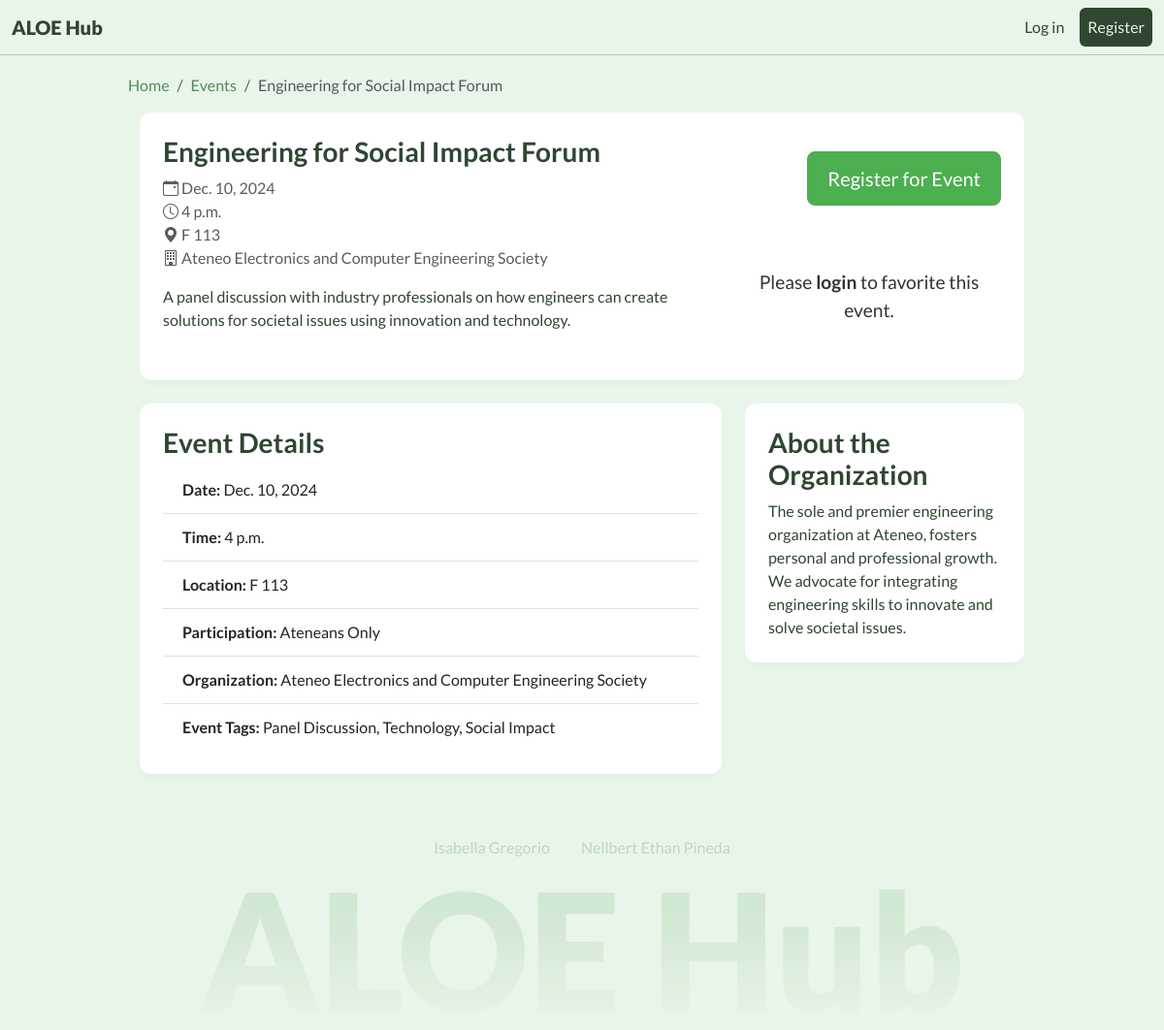
The app's page /events/2/ with its own data.
### events/models.py (models this page shows, shortened)
class Event(models.Model):
    PARTICIPATION_CHOICES = [
        ('everyone', 'Everyone'),
        ('members', 'Members Only'),
        ('ateneans', 'Ateneans Only'),
    ]
    title = models.CharField(max_length=200)
    description = models.TextField()
    date = models.DateField()
    time = models.TimeField()
    location = models.CharField(max_length=200)
    participation = models.CharField(max_length=10, choices=PARTICIPATION_CHOICES, default='everyone')
    favorited_by = models.ManyToManyField(User, related_name='favorited_events', blank=True)
    organized_by = models.ForeignKey(
        'organizations.Organization',
        on_delete=models.SET_NULL,
        null=True,
        blank=True,
        related_name='organized_events'
    )
    tags = models.ManyToManyField(Tag, related_name='events')
    created_at = models.DateTimeField(auto_now_add=True)
    updated_at = models.DateTimeField(auto_now=True)

### organizations/models.py (models this page shows, shortened)
class Organization(models.Model):
    COA = 'COA'
    LIONS = 'LIONS'
    OTHER = 'OTHER'
    CATEGORY_CHOICES = [
        (COA, 'COA'),
        (LIONS, 'LIONS'),
        (OTHER, 'Other'),
    ]
    org_code = models.CharField(max_length=10, unique=True)
    name = models.CharField(max_length=200)
    description = models.TextField()
    category = models.CharField(
        max_length=10,
        choices=CATEGORY_CHOICES,
        default=OTHER,
    )
    created_at = models.DateTimeField(auto_now_add=True)
    updated_at = models.DateTimeField(auto_now=True)

### tags/models.py (models this page shows, shortened)
class Tag(models.Model):
    TAG_CATEGORIES = [
        ('event_type', 'Event Type'),
        ('event_theme', 'Event Theme'),
    ]
    name = models.CharField(max_length=50, unique=True)
    tag_category = models.CharField(
        max_length=50,
        choices=TAG_CATEGORIES,
        default='event_type',
    )

### events/views.py (the view)
# urls.py: path('<int:event_id>/', views.event_detail, name='event-detail'),
def event_detail(request, event_id):
    event = get_object_or_404(Event, id=event_id)  # Event instance
    return render(request, 'events/event_detail.html', {'event': event})  # Dictionary

### templates/events/event_detail.html (shortened to what this page needs)
{% extends 'base.html' %}
{% block breadcrumbs %}
<li class="breadcrumb-item"><a href="{% url 'event-list' %}">Events</a></li>
<li class="breadcrumb-item active" aria-current="page">{{ event.title }}</li>
{% endblock %}
{% block content %}
<div class="container mt-1">
    <div class="card mb-4">
        <div class="card-body">
            <div class="row">
                <div class="col-md-8">
                    <h2 class="card-title">{{ event.title }}</h2>
                    <p class="card-text text-muted">
                        <i class="bi bi-calendar-event"></i> {{ event.date }}<br>
                        <i class="bi bi-clock"></i> {{ event.time }}<br>
                        <i class="bi bi-geo-alt-fill"></i> {{ event.location }}<br>
                        <i class="bi bi-building"></i> {{ event.organized_by.name }}
                    </p>
                    <p class="card-text">{{ event.description }}</p>
                </div>
                <div class="col-md-4 text-end">
                    <a href="https://docs.google.com/forms/d/1uLYDZcCzqlbHl-4ITT7rpRVKxpKqjHz18_qoiR9NQdY/viewform?edit_requested=true" target="_blank" class="btn btn-primary btn-lg mt-3">
                        Register for Event
                    </a>
                    {% if user.is_authenticated %}
                        <form method="post" action="{% url 'favorite-event' event.id %}">
                            {% csrf_token %}
                            <input type="hidden" name="event_id" value="{{ event.id }}">
                            <button type="submit" class="btn btn-secondary btn-lg mt-3">
                                {% if user in event.favorited_by.all %}
                                    <i class="bi bi-heart-fill"></i> Unfavorite Event
                                {% else %}
                                    <i class="bi bi-heart"></i> Favorite Event
                                {% endif %}
                            </button>
                        </form>
                    {% else %}
                        <div class="alert mt-5 text-center" style="border-radius: 12px;">
                            <p style="font-size: 1.2em; margin: 0;">
                                Please <a href="{% url 'login' %}" class="alert-link" style=" text-decoration: none;">login</a> to favorite this event.
                            </p>
                        </div>
                    {% endif %}
                </div>
            </div>
        </div>
    </div>
    <div class="row">
        <div class="col-md-8">
            <div class="card mb-4">
                <div class="card-body">
                    <h4 class="card-title">Event Details</h4>
                    <ul class="list-group list-group-flush">
                        <li class="list-group-item"><strong>Date:</strong> {{ event.date }}</li>
                        <li class="list-group-item"><strong>Time:</strong> {{ event.time }}</li>
                        <li class="list-group-item"><strong>Location:</strong> {{ event.location }}</li>
                        <li class="list-group-item"><strong>Participation:</strong> {{ event.get_participation_display }}</li>
                        <li class="list-group-item"><strong>Organization:</strong> {{ event.organized_by.name }}</li>
                        <li class="list-group-item"><strong>Event Tags:</strong> {% for tag in event.tags.all %}
                            {{ tag.name }}{% if not forloop.last %}, {% endif %}
                        {% endfor %}</li>
                    </ul>
                </div>
            </div>
        </div>
        <div class="col-md-4">
            <div class="card mb-4">
                <div class="card-body">
                    <h4 class="card-title">About the Organization</h4>
                    <p class="card-text">{{ event.organized_by.description }}</p>
                </div>
            </div>
        </div>
    </div>
</div>
{% endblock %}

### static/css/styles.css (style rules this page uses)
body { font-family: 'Lato', sans-serif; background-color: #e8f5e9; color: #2f4630; padding-top: 56px; }
.btn-primary { background-color: #4caf50; border-color: #4caf50; }
.card { border: none; border-radius: 12px; box-shadow: 0 4px 8px rgba(0, 0, 0, 0.025); color: #2f4630 !important; }
.card-body { padding: 1.5rem; }
.card-title { font-size: 1.75rem; font-weight: 700; }
.card-text { font-size: 1rem; line-height: 1.5; color: #2f4630; }
.container { max-width: 960px; margin-top: 80px; }
.list-group-item { font-size: 1rem; padding: 0.75rem 1.25rem; }
.btn-lg { padding: 0.75rem 1.25rem; font-size: 1.25rem; }
.alert { border-radius: 12px; background-color: #fff; color: #333; }
.breadcrumb a { color: #548b57 !important; text-decoration: none !important; }

### templates/base.html (style rules this page uses)
body, html { height: 100%; }

### records on screen
Event: title "Engineering for Social Impact Forum", date "Dec. 10, 2024", time "4 p.m.", location "F 113", organized_by.name "Ateneo Electronics and Computer Engineering Society", description "A panel discussion with industry professionals on how engineers can create solutions for societal issues using innovation and technology.", participation "Ateneans Only", organized_by.description "The sole and premier engineering organization at Ateneo, fosters personal and professional growth. We advocate for integrating engineering skills to innovate and solve societal issues."
Tag: name "Panel Discussion"
Tag: name "Technology"
Tag: name "Social Impact"
